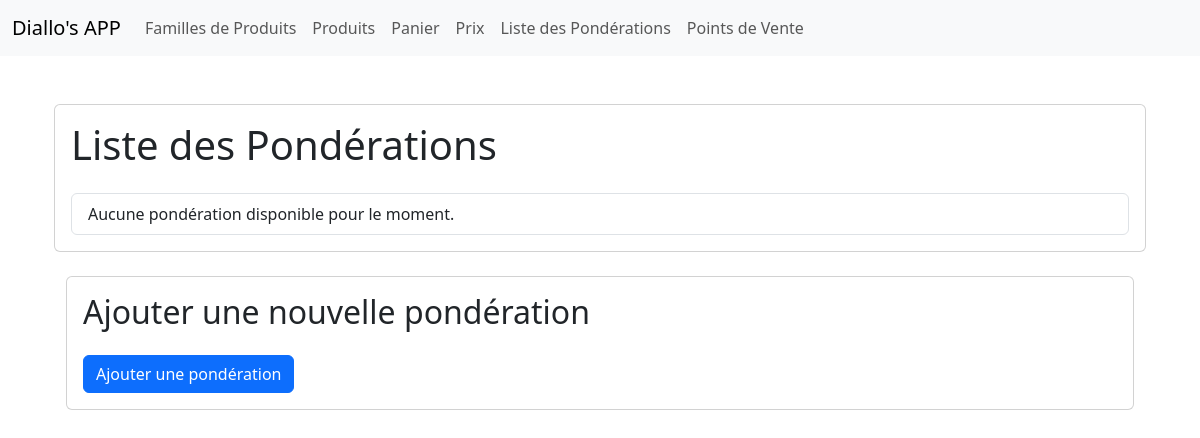
/ponderations/, run on an earlier commit of the app's database.
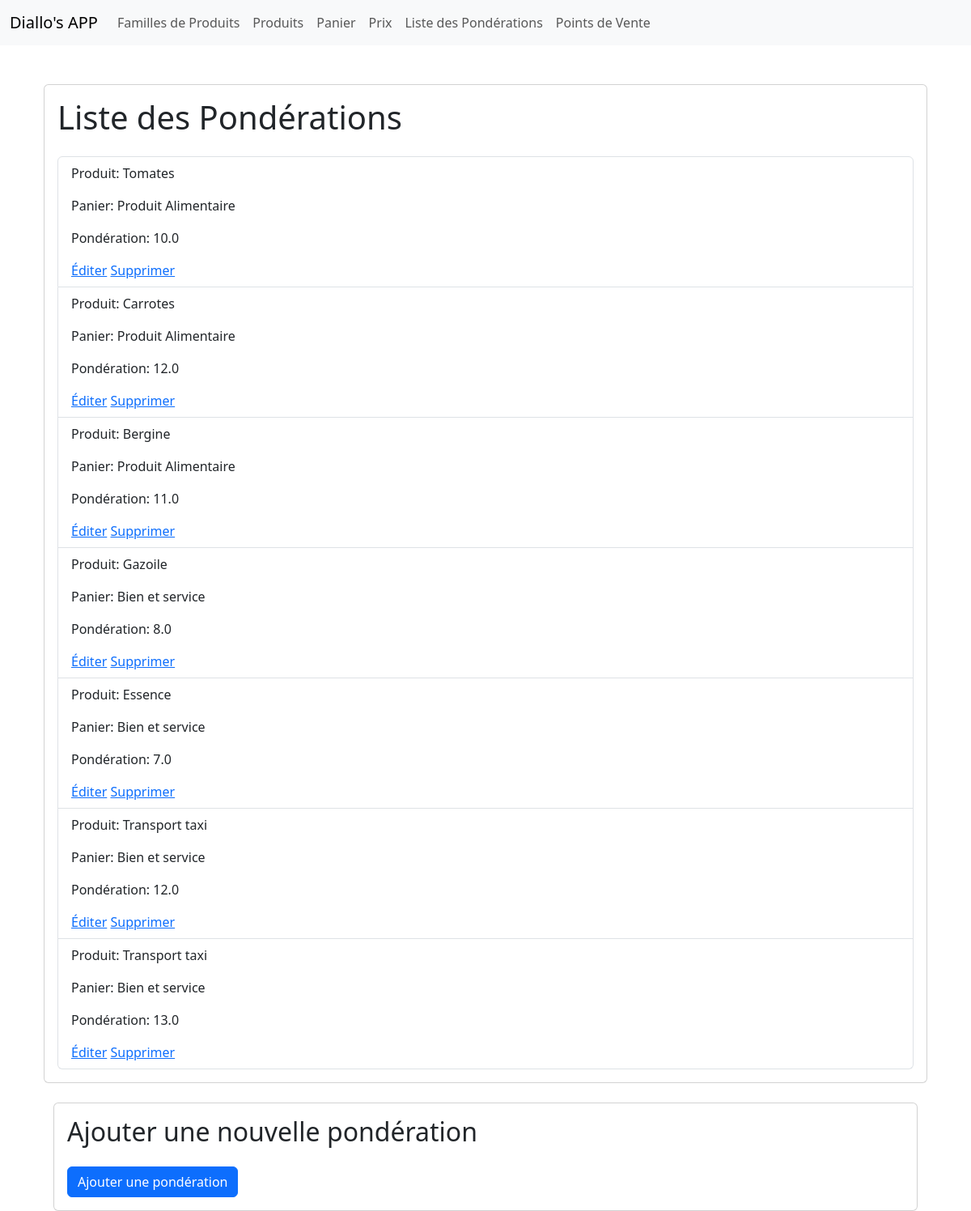
And on a later commit of the database.
### gestion_produits/models.py (models this page shows, shortened)
class Ponderation(models.Model):
    DEFAULT_PONDERATION = 0.0
    product = models.ForeignKey(Product, on_delete=models.CASCADE)
    panier = models.ForeignKey(Panier, on_delete=models.CASCADE)
    ponderation = models.FloatField(default=DEFAULT_PONDERATION)

class Product(models.Model):
    DEFAULT_CODE = 'DEFAULT_CODE'
    DEFAULT_NAME = 'DEFAULT_NAME'
    DEFAULT_DESCRIPTION = 'DEFAULT_DESCRIPTION'
    code_name = models.CharField(max_length=100, default=DEFAULT_CODE)
    name = models.CharField(max_length=100, default=DEFAULT_NAME)
    description = models.TextField(default=DEFAULT_DESCRIPTION)
    family = models.ForeignKey(Family, on_delete=models.CASCADE)

class Panier(models.Model):
    DEFAULT_CODE_PANIER = 'DEFAULT_CODE_PANIER'
    DEFAULT_LABEL = 'DEFAULT_LABEL'
    DEFAULT_DESCRIPTION = 'DEFAULT_DESCRIPTION'
    code_panier = models.CharField(max_length=100, default=DEFAULT_CODE_PANIER)
    label = models.CharField(max_length=100, default=DEFAULT_LABEL)
    description = models.TextField(default=DEFAULT_DESCRIPTION)
    products = models.ManyToManyField(Product, through='Ponderation')

### gestion_produits/views.py (the view)
# urls.py: path('ponderations/', views.ponderation_list, name='ponderation_list'),
def ponderation_list(request):
    ponderations = Ponderation.objects.all()
    return render(request, 'ponderation_list.html', {'ponderations': ponderations})

### gestion_produits/templates/ponderation_list.html (shortened to what this page needs)
{% extends 'base.html' %}
{% block content %}
<div class="container mt-5">
    <div class="card">
        <div class="card-body">
            <h1 class="card-title mb-4">Liste des Pondérations</h1>
            <ul class="list-group">
                {% for ponderation in ponderations %}
                    <li class="list-group-item">
                        <p>Produit: {{ ponderation.product.name }}</p>
                        <p>Panier: {{ ponderation.panier.label }}</p>
                        <p>Pondération: {{ ponderation.ponderation }}</p>
                        <a href="{% url 'ponderation_edit' pk=ponderation.pk %}">Éditer</a>
                        <a href="{% url 'ponderation_delete' pk=ponderation.pk %}">Supprimer</a>
                    </li>
                {% empty %}
                    <li class="list-group-item">Aucune pondération disponible pour le moment.</li>
                {% endfor %}
            </ul>
        </div>
    </div>
    <div class="container mt-4">
        <div class="card">
            <div class="card-body">
                <h2 class="card-title mb-4">Ajouter une nouvelle pondération</h2>
                <a href="{% url 'ponderation_add' %}" class="btn btn-primary">Ajouter une pondération</a>
            </div>
        </div>
    </div>
</div>
{% endblock %}

### gestion_produits/templates/base.html (shortened to what this page needs)
<!DOCTYPE html>
<html lang="en">
<head>
    <link href="https://cdn.jsdelivr.net/npm/bootstrap@5.3.0/dist/css/bootstrap.min.css" rel="stylesheet">
</head>
<body>
<nav class="navbar navbar-expand-lg navbar-light bg-light">
    <div class="container-fluid">
        <a class="navbar-brand" href="#">Diallo's APP</a>
        <div class="collapse navbar-collapse" id="navbarNav">
            <ul class="navbar-nav">
                <li class="nav-item">
                    <a class="nav-link" href="{% url 'family_list' %}">Familles de Produits</a>
                </li>
                <li class="nav-item">
                    <a class="nav-link" href="{% url 'product_list' %}">Produits</a>
                </li>
                <li class="nav-item">
                    <a class="nav-link" href="{% url 'panier_list' %}">Panier</a>
                </li>
                <li class="nav-item">
                    <a class="nav-link" href="{% url 'price_list' %}">Prix</a>
                </li>
                <li class="nav-item">
                    <a class="nav-link" href="{% url 'ponderation_list' %}">Liste des Pondérations</a>
                </li>
                <li class="nav-item">
                    <a class="nav-link" href="{% url 'pointvente_list' %}">Points de Vente</a>
                </li>
            </ul>
        </div>
    </div>
</nav>
<div class="container mt-4">
    {% block content %}{% endblock %}
</div>
</body>
</html>

What changed in the data, as far as the page shows it:
added Ponderation: product.name "Tomates", panier.label "Produit Alimentaire", ponderation "10.0"
added Ponderation: product.name "Carrotes", panier.label "Produit Alimentaire", ponderation "12.0"
added Ponderation: product.name "Bergine", panier.label "Produit Alimentaire", ponderation "11.0"
added Ponderation: product.name "Gazoile", panier.label "Bien et service", ponderation "8.0"
added Ponderation: product.name "Essence", panier.label "Bien et service", ponderation "7.0"
added Ponderation: product.name "Transport taxi", panier.label "Bien et service", ponderation "12.0"
added Ponderation: product.name "Transport taxi", panier.label "Bien et service", ponderation "13.0"
Also different on the page:
text no longer shown: "Aucune pondération disponible pour le moment."
